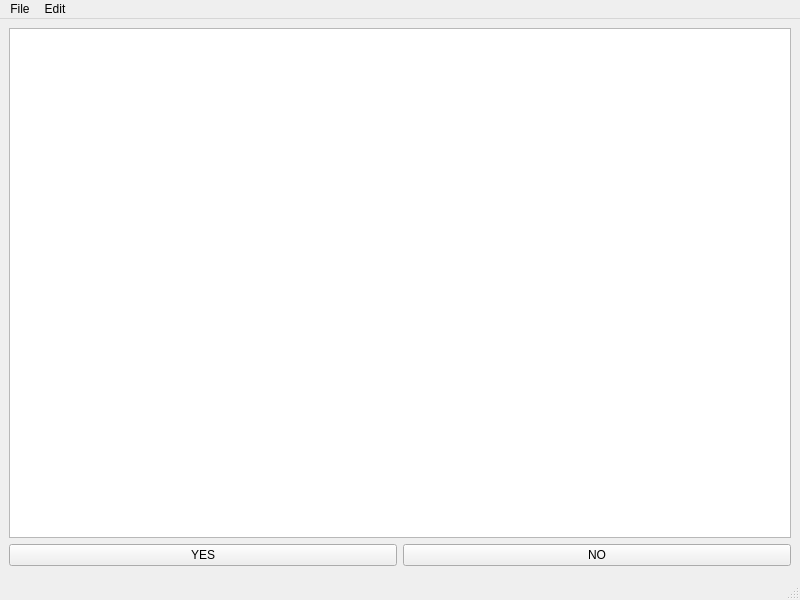
<?xml version="1.0" encoding="UTF-8"?>
<ui version="4.0">
 <class>MainWindow</class>
 <widget class="QMainWindow" name="MainWindow">
  <property name="geometry">
   <rect>
    <x>0</x>
    <y>0</y>
    <width>800</width>
    <height>600</height>
   </rect>
  </property>
  <property name="windowTitle">
   <string>Baby Names Helper</string>
  </property>
  <widget class="QWidget" name="centralwidget">
   <layout class="QHBoxLayout" name="horizontalLayout_2">
    <item>
     <layout class="QVBoxLayout" name="verticalLayout">
      <property name="bottomMargin">
       <number>3</number>
      </property>
      <item>
       <widget class="QListView" name="baby_names_list_view"/>
      </item>
      <item>
       <layout class="QHBoxLayout" name="horizontalLayout">
        <property name="bottomMargin">
         <number>0</number>
        </property>
        <item>
         <widget class="QPushButton" name="yes_button">
          <property name="text">
           <string>YES</string>
          </property>
         </widget>
        </item>
        <item>
         <widget class="QPushButton" name="no_button">
          <property name="text">
           <string>NO</string>
          </property>
         </widget>
        </item>
       </layout>
      </item>
     </layout>
    </item>
   </layout>
  </widget>
  <widget class="QMenuBar" name="menuBar">
   <property name="geometry">
    <rect>
     <x>0</x>
     <y>0</y>
     <width>800</width>
     <height>38</height>
    </rect>
   </property>
   <widget class="QMenu" name="menuFile">
    <property name="title">
     <string>File</string>
    </property>
    <addaction name="actionLoad_Master_List"/>
   </widget>
   <widget class="QMenu" name="menuEdit">
    <property name="title">
     <string>Edit</string>
    </property>
    <addaction name="actionView_Edit_Choices"/>
   </widget>
   <addaction name="menuFile"/>
   <addaction name="menuEdit"/>
  </widget>
  <widget class="QStatusBar" name="statusBar"/>
  <action name="actionLoad_Master_List">
   <property name="text">
    <string>Load Master List</string>
   </property>
  </action>
  <action name="actionView_Edit_Choices">
   <property name="text">
    <string>View/Edit Choices</string>
   </property>
  </action>
 </widget>
 <resources/>
 <connections/>
</ui>
